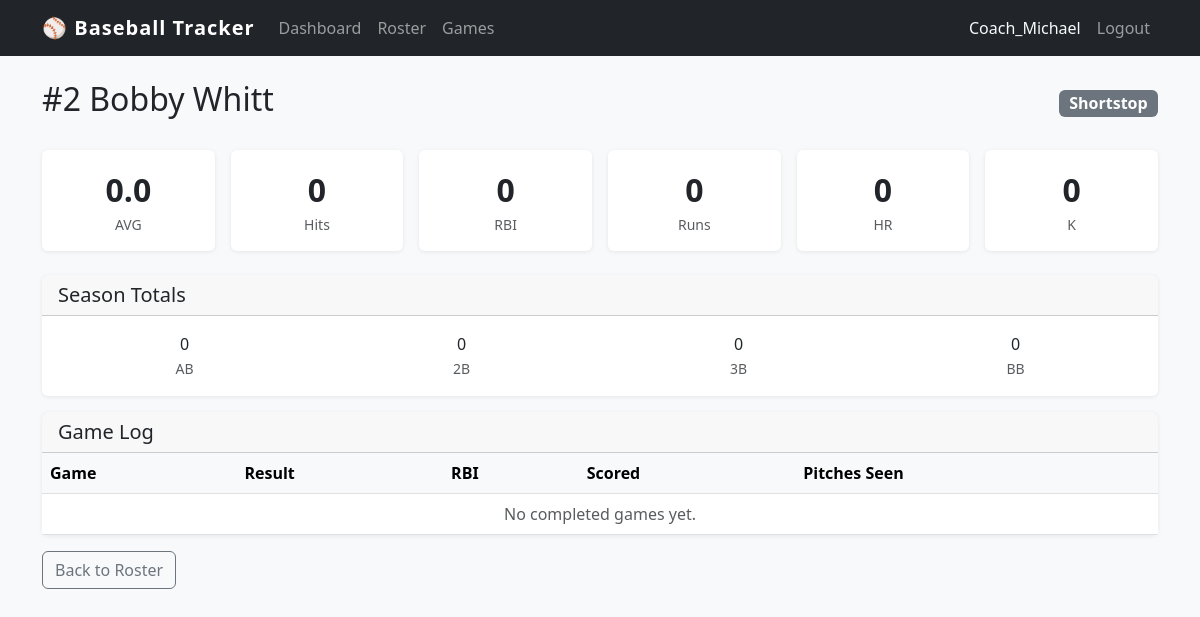
Screenshot of /roster/5/stats/ (signed in) with the database file from the repository.
### core/models.py (models this page shows, shortened)
class Player(models.Model):
    POSITIONS = [
        ('P', 'Pitcher'), ('C', 'Catcher'), ('1B', 'First Base'),
        ('2B', 'Second Base'), ('3B', 'Third Base'), ('SS', 'Shortstop'),
        ('LF', 'Left Field'), ('CF', 'Center Field'), ('RF', 'Right Field'),
        ('DH', 'Designated Hitter'),
    ]
    first_name = models.CharField(max_length=50)
    last_name = models.CharField(max_length=50)
    jersey_number = models.IntegerField(unique=True)
    position = models.CharField(max_length=3, choices=POSITIONS)
    is_active = models.BooleanField(default=True)
    created_by = models.ForeignKey(User, on_delete=models.CASCADE)
    def __str__(self):
        return f"#{self.jersey_number} {self.first_name} {self.last_name}"
    class Meta:
        ordering = ['jersey_number']

### core/views.py (the view, shortened to what this page needs)
# urls.py: path('roster/<int:pk>/stats/', views.player_stats, name='player_stats'),
@login_required
def player_stats(request, pk):
    player = get_object_or_404(Player, pk=pk, created_by=request.user)
    all_abs = AtBat.objects.filter(player=player, game__is_complete=True).select_related('game')
    total_abs = all_abs.exclude(result__in=['BB','HBP','']).count()
    hits = all_abs.filter(result__in=['1B','2B','3B','HR']).count()
    doubles = all_abs.filter(result='2B').count()
    triples = all_abs.filter(result='3B').count()
    homers = all_abs.filter(result='HR').count()
    walks = all_abs.filter(result='BB').count()
    strikeouts = all_abs.filter(result__in=['K','KL']).count()
    rbi = sum(ab.rbi for ab in all_abs)
    runs = all_abs.filter(runs_scored=True).count()
    avg = round(hits / total_abs, 3) if total_abs > 0 else 0.000
    game_logs = []
    return render(request, 'core/player_stats.html', {
        'player': player,
        'avg': avg, 'hits': hits, 'total_abs': total_abs,
        'doubles': doubles, 'triples': triples, 'homers': homers,
        'walks': walks, 'strikeouts': strikeouts,
        'rbi': rbi, 'runs': runs,
        'game_logs': game_logs,
    })

### core/templates/core/player_stats.html (shortened to what this page needs)
{% extends 'core/base.html' %}
{% block content %}
<div class="d-flex justify-content-between align-items-center mb-4">
  <h2>#{{ player.jersey_number }} {{ player.first_name }} {{ player.last_name }}</h2>
  <span class="badge bg-secondary fs-6">{{ player.get_position_display }}</span>
</div>
<div class="row g-3 mb-4">
  <div class="col-md-2"><div class="card text-center p-3"><div class="fs-2 fw-bold">{{ avg }}</div><div class="text-muted small">AVG</div></div></div>
  <div class="col-md-2"><div class="card text-center p-3"><div class="fs-2 fw-bold">{{ hits }}</div><div class="text-muted small">Hits</div></div></div>
  <div class="col-md-2"><div class="card text-center p-3"><div class="fs-2 fw-bold">{{ rbi }}</div><div class="text-muted small">RBI</div></div></div>
  <div class="col-md-2"><div class="card text-center p-3"><div class="fs-2 fw-bold">{{ runs }}</div><div class="text-muted small">Runs</div></div></div>
  <div class="col-md-2"><div class="card text-center p-3"><div class="fs-2 fw-bold">{{ homers }}</div><div class="text-muted small">HR</div></div></div>
  <div class="col-md-2"><div class="card text-center p-3"><div class="fs-2 fw-bold">{{ strikeouts }}</div><div class="text-muted small">K</div></div></div>
</div>
<div class="card mb-3">
  <div class="card-header"><h5 class="mb-0">Season Totals</h5></div>
  <div class="card-body">
    <div class="row text-center">
      <div class="col">{{ total_abs }}<br><small class="text-muted">AB</small></div>
      <div class="col">{{ doubles }}<br><small class="text-muted">2B</small></div>
      <div class="col">{{ triples }}<br><small class="text-muted">3B</small></div>
      <div class="col">{{ walks }}<br><small class="text-muted">BB</small></div>
    </div>
  </div>
</div>
<div class="card">
  <div class="card-header"><h5 class="mb-0">Game Log</h5></div>
  <table class="table table-hover mb-0">
    <thead class="table-light">
      <tr><th>Game</th><th>Result</th><th>RBI</th><th>Scored</th><th>Pitches Seen</th></tr>
    </thead>
    <tbody>
      {% for log in game_logs %}
      <tr>
        <td><a href="{% url 'game_summary' log.game.pk %}">{{ log.game }}</a></td>
        <td><span class="badge bg-secondary">{{ log.result }}</span></td>
        <td>{{ log.rbi }}</td>
        <td>{% if log.scored %}Yes{% endif %}</td>
        <td>{{ log.pitches }}</td>
      </tr>
      {% empty %}
      <tr><td colspan="5" class="text-center text-muted">No completed games yet.</td></tr>
      {% endfor %}
    </tbody>
  </table>
</div>
<div class="mt-3">
  <a href="{% url 'roster' %}" class="btn btn-outline-secondary">Back to Roster</a>
</div>
{% endblock %}

### core/templates/core/base.html (shortened to what this page needs)
<!DOCTYPE html>
<html lang="en">
<head>
  <link href="https://cdn.jsdelivr.net/npm/bootstrap@5.3.0/dist/css/bootstrap.min.css" rel="stylesheet">
</head>
<body>
<nav class="navbar navbar-expand-lg navbar-dark bg-dark mb-4">
  <div class="container">
    <a class="navbar-brand" href="{% url 'dashboard' %}">⚾ Baseball Tracker</a>
    <div class="collapse navbar-collapse" id="nav">
      <ul class="navbar-nav me-auto">
        {% if user.is_authenticated %}
        <li class="nav-item"><a class="nav-link" href="{% url 'dashboard' %}">Dashboard</a></li>
        <li class="nav-item"><a class="nav-link" href="{% url 'roster' %}">Roster</a></li>
        <li class="nav-item"><a class="nav-link" href="{% url 'game_list' %}">Games</a></li>
        {% endif %}
      </ul>
      <ul class="navbar-nav">
        {% if user.is_authenticated %}
        <li class="nav-item"><span class="nav-link text-light">{{ user.username }}</span></li>
        <li class="nav-item"><a class="nav-link" href="{% url 'logout' %}">Logout</a></li>
        {% endif %}
      </ul>
    </div>
  </div>
</nav>
<div class="container pb-5">
  {% block content %}{% endblock %}
</div>
</body>
</html>

### core/templates/core/base.html (style rules this page uses)
body { background-color: #f8f9fa; }
.navbar-brand { font-weight: 700; letter-spacing: 1px; }
.card { border: none; box-shadow: 0 1px 4px rgba(0,0,0,.08); }

### rows the page displays
Player: jersey_number "2", first_name "Bobby", last_name "Whitt", position "Shortstop"

### other values shown
{{ user.username }} "Coach_Michael"
{{ avg }} "0.0"
{{ hits }} "0"
{{ rbi }} "0"
{{ runs }} "0"
{{ homers }} "0"
{{ strikeouts }} "0"
{{ total_abs }} "0"
{{ doubles }} "0"
{{ triples }} "0"
{{ walks }} "0"
